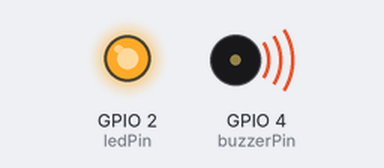
The sketch below on a simulated ESP32. Shown: output pins drawn as LEDs (lit = HIGH), buzzer (waves = sounding, pin HIGH). WiFi joins after 1.5 s; servers stay silent unless stated; what the sketch prints to the serial monitor is not drawn.

Above: at 2.2 s.
At 2.6 s:
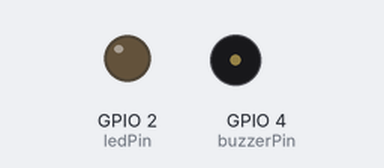
Timing chart, 0 to 4.1 s (numbered marks = the images above):
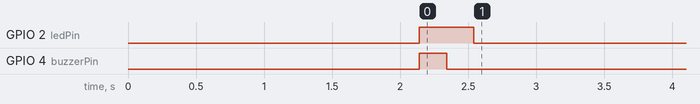

The sketch:

UDPReadWriteChars.ino
```cpp
#include <WiFi.h>
#include <WiFiUdp.h>

//Install Board Libraries for "esp32 by expressif".
//Make board type NodeMCU-32S
//Sample board supplier: https://www.amazon.com/HiLetgo-ESP-WROOM-32-Development-Microcontroller-Integrated/dp/B0718T232Z

// Replace with your network credentials
const char *ssid = "NETGEAR39";//"TP-Link_5E30";
const char *password = "freshbreeze181";//"18506839";

// Set up UDP
WiFiUDP udp;
const char *udpAddress = "172.168.10.6";  // Mac IP address
const int udpSenderPort = 5006;  // Port for sending data to Unity
const int udpReceiverPort = 5005;  // Port for receiving data from Unity
String sentMessage;
String receivedMessage;

//Char LED + Buzzer (Desert Maze Game)
const int ledPin = 2;   // LED: on while Unity game is running
const int buzzerPin = 4;  // Buzzer: goes off when water touches fountain (change to your pin)

unsigned long buzzerStartTime = 0;
const unsigned long buzzerDurationMs = 3000;  // How long to buzz when win (ms)
bool buzzerActive = false;

int charsSent = 0;
int sendTimer = 0;
int sendTime = 100;

void setup() {
  // initialize the serial communication:
  Serial.begin(9600);

  // Init UDP
  initUDP();

  // initialize the ledPin and buzzer as outputs:
  pinMode(ledPin, OUTPUT);
  pinMode(buzzerPin, OUTPUT);
  digitalWrite(ledPin, LOW);
  digitalWrite(buzzerPin, LOW);

  // Quick hardware test: LED on + short beep so you know output works
  digitalWrite(ledPin, HIGH);
  digitalWrite(buzzerPin, HIGH);
  delay(200);
  digitalWrite(buzzerPin, LOW);
  delay(200);
  digitalWrite(ledPin, LOW);
  Serial.println("Output test done. LED and buzzer should have flashed/beeped.");
}

void loop() {
  // Check WiFi connection status
  if (WiFi.status() != WL_CONNECTED) {
    Serial.println("WiFi disconnected! Attempting to reconnect...");
    digitalWrite(ledPin, LOW);
    WiFi.begin(ssid, password);
    delay(5000);
    return;
  }

  // Listen for a message from UDP (UDP -> Arduino ESP32)
  receivedMessage = receiveUDP();

  // Trim whitespace/newline so "c", "c\n", "c\r" all work
  receivedMessage.trim();

  // Use first character so we're robust to extra bytes from Unity
  char cmd = receivedMessage.length() > 0 ? receivedMessage.charAt(0) : '\0';

  // Control the LED and buzzer based on the received message
  if (cmd == 'c') {
    digitalWrite(ledPin, HIGH);  // Turn LED on (game running)
  } else if (cmd == 'd') {
    digitalWrite(ledPin, LOW);   // Turn LED off (game stopped)
  } else if (cmd == 'b') {
    // Buzzer: water reached fountain (win)
    buzzerActive = true;
    buzzerStartTime = millis();
    digitalWrite(buzzerPin, HIGH);
  }

  // Turn off buzzer after duration
  if (buzzerActive && (millis() - buzzerStartTime >= buzzerDurationMs)) {
    buzzerActive = false;
    digitalWrite(buzzerPin, LOW);
  }

  //Sending data via UDP on a repeating timer (only if WiFi connected):
  if(sendTimer > 0) {
    sendTimer -= 1;
  } else {
    sendTimer = sendTime;

    //Switch between sending chars 'a' or 'b':
    charsSent += 1;
    if(charsSent % 2 == 0) {
      sentMessage = "a";
    } else {
      sentMessage = "b";
    }

    // Send message to UDP
    sendUDP(sentMessage);
  }

  //Quick delay:
  delay(10);
}

void initUDP() {
  // Connect to WiFi
  WiFi.begin(ssid, password);
  Serial.println("Connecting to WiFi...");
  Serial.print("SSID: ");
  Serial.println(ssid);

  while (WiFi.status() != WL_CONNECTED) {
    delay(1000);
    Serial.print(".");
  }

  Serial.println("");
  Serial.println("Connected to WiFi!");
  Serial.print("SSID: ");
  Serial.println(WiFi.SSID());
  Serial.print("Arduino IP address: ");
  Serial.println(WiFi.localIP());
  Serial.print("Subnet Mask: ");
  Serial.println(WiFi.subnetMask());
  Serial.print("Gateway IP: ");
  Serial.println(WiFi.gatewayIP());
  Serial.print("DNS IP: ");
  Serial.println(WiFi.dnsIP());
  Serial.print("MAC Address: ");
  Serial.println(WiFi.macAddress());

  // Start listening for UDP on the receive port
  udp.begin(udpReceiverPort);
  Serial.println("UDP Initialized");
}

String receiveUDP() {
  int packetSize = udp.parsePacket();
  if (packetSize > 0) {
    char incomingPacket[255];
    int len = udp.read(incomingPacket, 255);
    if (len > 0) {
      incomingPacket[len] = 0; //Null-terminate string for formatting.
      String message = String(incomingPacket);
      Serial.println("← Received: '" + message + "' from " + udp.remoteIP().toString() + ":" + String(udp.remotePort()) + " (" + String(len) + " bytes)");
      return message;
    } else {
      Serial.println("ERROR: Receive failed - read 0 bytes");
      return "";
    }
  }
  return "";
}

void sendUDP(String message) {
  int beginResult = udp.beginPacket(udpAddress, udpSenderPort);
  if (beginResult == 0) {
    Serial.println("ERROR: Send failed - beginPacket");
    return;
  }

  size_t written = udp.write((const uint8_t *)message.c_str(), message.length());
  int endResult = udp.endPacket();

  if (endResult == 1) {
    Serial.println("→ Sent: '" + message + "' to " + String(udpAddress) + ":" + String(udpSenderPort) + " (" + String(written) + " bytes)");
  } else {
    Serial.println("ERROR: Send failed - endPacket (result: " + String(endResult) + ")");
  }
}
```
